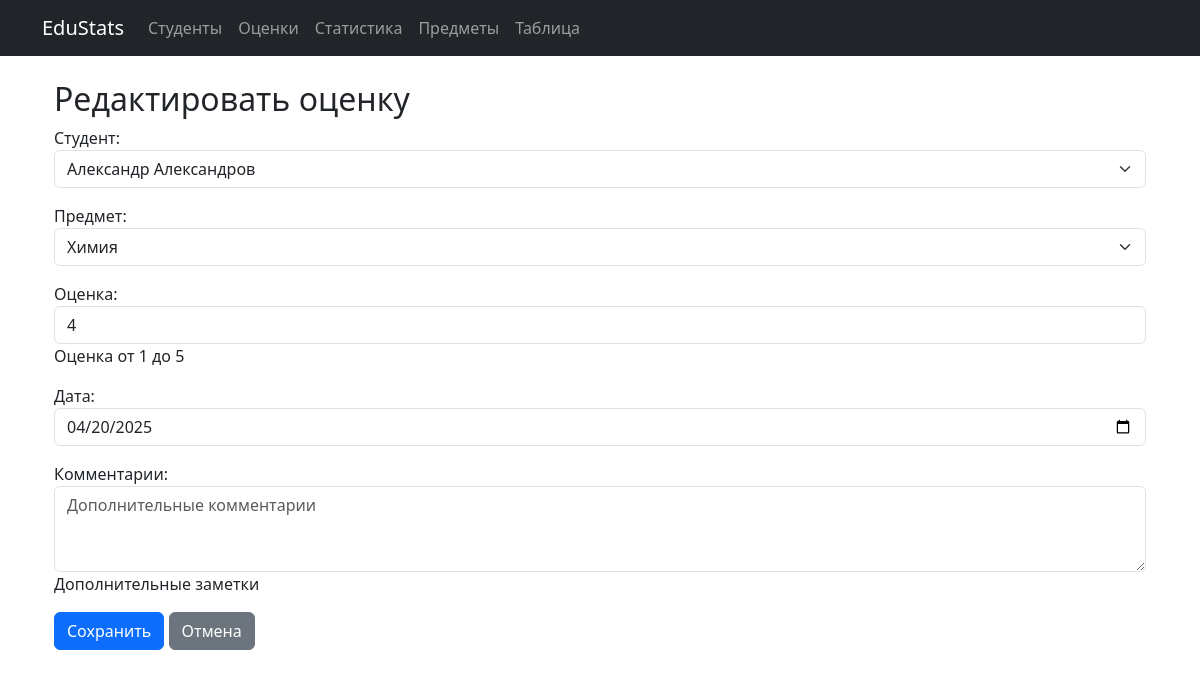
The app's page /grades/11/edit/ with its own data.
### edu_stats/models.py (models this page shows, shortened)
class Grade(models.Model):
    student = models.ForeignKey(
        Student,
        on_delete=models.CASCADE,
        related_name='grades',
        verbose_name='Студент'
    )
    subject = models.ForeignKey(
        Subject,
        on_delete=models.CASCADE,
        related_name='grades',
        verbose_name='Предмет'
    )
    grade = models.IntegerField(
        validators=[MinValueValidator(1), MaxValueValidator(5)],
        verbose_name='Оценка',
        help_text='Оценка от 1 до 5'
    )
    date = models.DateField(
        verbose_name='Дата оценки'
    )
    comments = models.TextField(
        verbose_name='Комментарии',
        blank=True,
        help_text='Дополнительные заметки'
    )
    class Meta:
        verbose_name = 'Оценка'
        verbose_name_plural = 'Оценки'
        ordering = ['-date', 'student']
        unique_together = ['student', 'subject', 'date']

### edu_stats/views.py (the view)
# urls.py: path('grades/<int:pk>/edit/', views.edit_grade, name='edit_grade'),
def edit_grade(request, pk):
    grade = get_object_or_404(Grade, pk=pk)
    if request.method == 'POST':
        form = GradeForm(request.POST, instance=grade)
        if form.is_valid():
            form.save()
            return redirect('grades:grades_list')
    else:
        form = GradeForm(instance=grade)
    return render(request, 'grades/edit_grade.html', {'form': form})

### edu_stats/forms.py
class GradeForm(forms.ModelForm):
    class Meta:
        model = Grade
        fields = ['student', 'subject', 'grade', 'date', 'comments']
        widgets = {
            'student': forms.Select(attrs={
                'class': 'form-select',
                'placeholder': 'Выберите студента'
            }),
            'subject': forms.Select(attrs={
                'class': 'form-select',
                'placeholder': 'Выберите предмет'
            }),
            'grade': forms.NumberInput(attrs={
                'class': 'form-control',
                'min': '1',
                'max': '5',
                'step': '1'
            }),
            'date': forms.DateInput(attrs={
                'class': 'form-control',
                'type': 'date'
            }, format='%Y-%m-%d'),
            'comments': forms.Textarea(attrs={
                'class': 'form-control',
                'rows': 3,
                'placeholder': 'Дополнительные комментарии'
            }),
        }
        labels = {
            'student': 'Студент',
            'subject': 'Предмет',
            'grade': 'Оценка',
            'date': 'Дата',
            'comments': 'Комментарии'
        }

### edu_stats/models.py (called while the page is built)
    def __str__(self):
        return self.name

    def __str__(self):
        return self.name

### edu_stats/templates/grades/edit_grade.html (shortened to what this page needs)
{% extends 'grades/base.html' %}
{% block content %}
<div class="container">
    <h2>Редактировать оценку</h2>
    <form method="post">
        {{ form.as_p }}
        <button type="submit" class="btn btn-primary">Сохранить</button>
        <a href="{% url 'grades:grades_list' %}" class="btn btn-secondary">Отмена</a>
    </form>
</div>
{% endblock %}

### records on screen
Grade: student "Александр Александров", subject "Химия", grade "4", date "04/20/2025"
